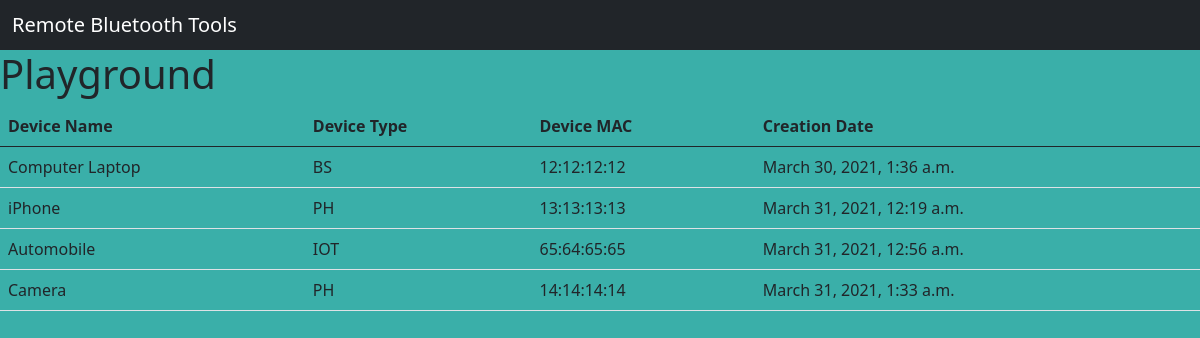
The page /playground/ on the database as committed earlier.
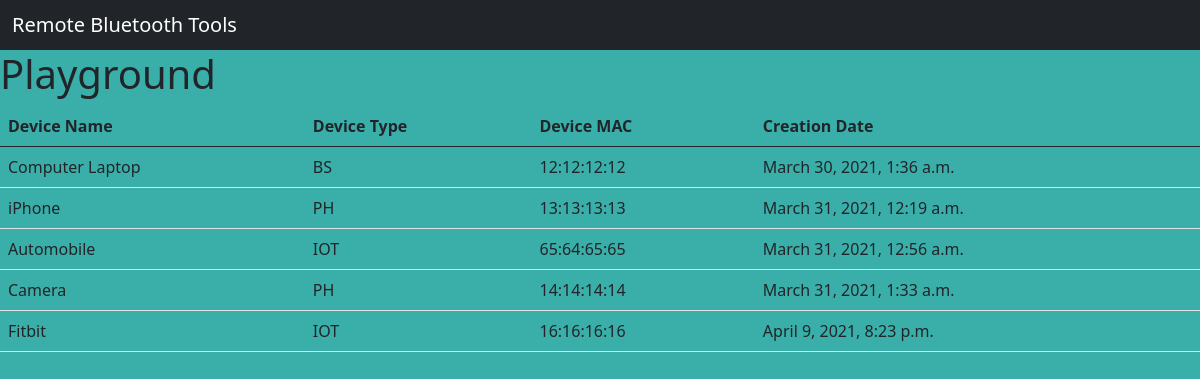
The same page on the database as committed later.
### home/models.py (models this page shows, shortened)
class BluetoothDevice(models.Model):
    device_name = models.CharField(max_length=100)
    device_type = models.CharField(max_length=3, choices=DEVICE_TYPE)
    device_mac = models.CharField(max_length=100)
    creation_date = models.DateTimeField(default=timezone.now)

### home/views.py (the view)
# urls.py: path('playground/', views.playground, name='playground'),
def playground(request):
    devices = BluetoothDevice.objects.all()
    return render(request, 'home/playground.html',
    {'devices':devices})

### home/templates/home/playground.html (shortened to what this page needs)
{% extends 'home/base.html' %}
{% block content %}
<h1>Playground</h1>
<table class="table">
    <thead>
        <tr>
            <th>Device Name</th>
            <th>Device Type</th>
            <th>Device MAC</th>
            <th>Creation Date</th>
        </tr>
    </thead>
    <tbody>
        {% for device in devices %}
        <tr>
            <td>{{ device.device_name }}</td>
            <td>{{ device.device_type }}</td>
            <td>{{ device.device_mac }}</td>
            <td>{{ device.creation_date }}</td>
        </tr>
        {% endfor %}
    </tbody>
</table>
{% endblock %}

### home/templates/home/base.html (shortened to what this page needs)
<!DOCTYPE html>
<html lang="en">
<head>
    <link href="https://cdn.jsdelivr.net/npm/bootstrap@5.0.0-beta2/dist/css/bootstrap.min.css" rel="stylesheet">
</head>
<body style="background-color:#3AAFA9;">
    <nav class="navbar navbar-dark bg-dark">
        <div class="container-fluid">
          <span class="navbar-brand mb-0 h1">Remote Bluetooth Tools</span>
        </div>
      </nav>
        {% block content %} {% endblock %}
</body>
</html>

Rows that differ between the two databases and show on the page:
added BluetoothDevice: device_name "Fitbit", device_type "IOT", device_mac "16:16:16:16", creation_date "April 9, 2021, 8:23 p.m."
